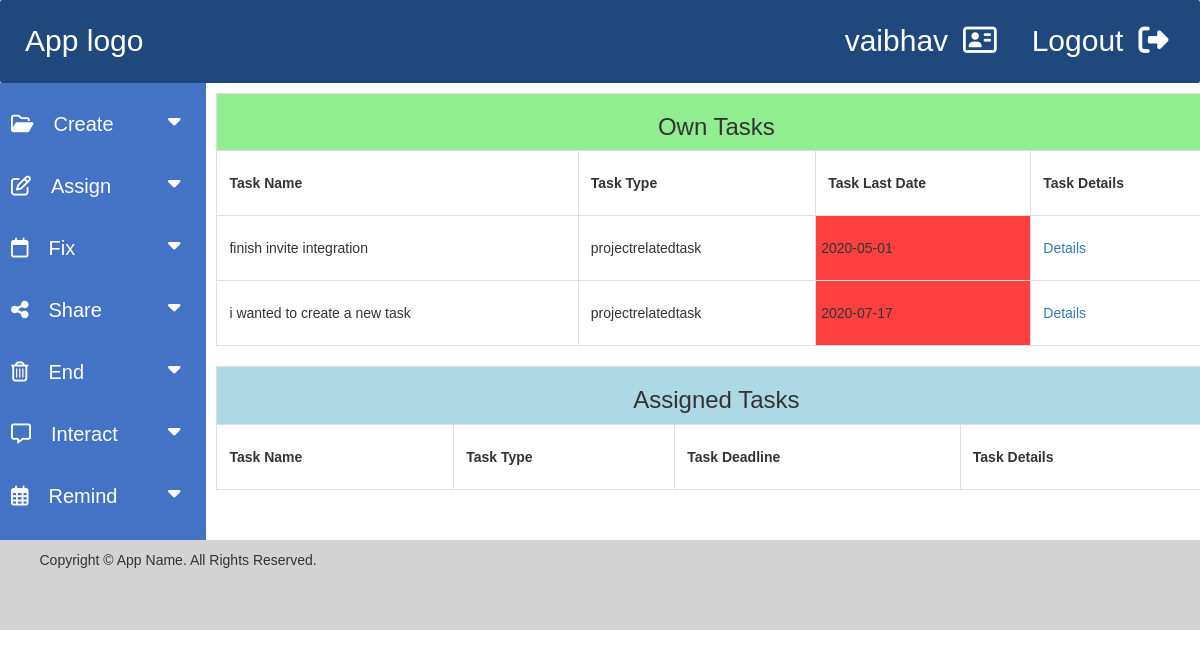
Screenshot of /alltasks.php (signed in) with the database file from the repository.
### tables this page shows
CREATE TABLE `createtasks` (
  `id` int NOT NULL,
  `taskname` varchar(255) NOT NULL,
  `tasktype` varchar(255) NOT NULL,
  `tasklastdate` date NOT NULL,
  `taskdesc` text NOT NULL,
  `taskdate` date NOT NULL,
  `userid` int NOT NULL
);

### alltasks.php (the view, shortened to what this page needs)
<?php
include_once 'source/db_connect.php';
$id = $_SESSION['id'];
$query = "select * from createtasks where userid = $id";
$result_task =$conn->prepare($query);
$result_task->execute();
?>
<!DOCTYPE html>
<html lang="en">
<head>
  <link rel="stylesheet" href="https://maxcdn.bootstrapcdn.com/bootstrap/3.4.1/css/bootstrap.min.css">
<link rel="stylesheet" href="landingpage.css">
<link rel="stylesheet" href="https://cdnjs.cloudflare.com/ajax/libs/font-awesome/4.7.0/css/font-awesome.min.css">
<link rel="stylesheet" href="font-awesome.css">
</head>
<body>
  <div class="header">
    <a href="landingpage.php" style="margin-left: 5px;">App logo</a>
    <div id="logout">Logout<a href="logout.php"><i class="fas fa-sign-out-alt" style="margin-left: 15px;"></i></a></div>
    <div id="usertype"><?php echo $_SESSION['username'] ?><a href="#"><i class="far fa-address-card" style="margin-left: 15px;"></i></a></div>
 </div>
<div class="row">
<div class="sidenav" id="sidenav">
    <button class="dropdown-btn"><i class='far fa-folder-open' style="margin-right: 20px;"></i>Create
      <i class="fa fa-caret-down"></i>
    </button>
    <button class="dropdown-btn"><i class='far fa-edit' style="margin-right: 20px;"></i>Assign
      <i class="fa fa-caret-down"></i>
    </button>
    <button class="dropdown-btn"><i class="far fa-calendar" style="margin-right: 20px;"></i>Fix
      <i class="fa fa-caret-down"></i>
    </button>
    <button class="dropdown-btn"><i class="fas fa-share-alt" style="margin-right: 20px;"></i>Share
      <i class="fa fa-caret-down"></i>
    </button>
    <button class="dropdown-btn"><i class="far fa-trash-alt" style="margin-right: 20px;"></i>End
      <i class="fa fa-caret-down"></i>
    </button>
    <button class="dropdown-btn"><i class='far fa-comment-alt' style="margin-right: 20px;"></i>Interact
      <i class="fa fa-caret-down"></i>
    </button>
    <button class="dropdown-btn"><i class='far fa-calendar-alt' style="margin-right: 20px;"></i>Remind
      <i class="fa fa-caret-down"></i>
    </button>
  </div>
<div class="main" id="main">
 <table align="center" style="width:1000px; line-height:40px; border: 1px solid #ddd;">
      <tr>
        <th colspan="4" style="background-color: lightgreen; text-align:center;"><h3>Own Tasks</h3></th>
      </tr>
      <tr>
        <th style="padding:12px; border: 1px solid #ddd;">Task Name</th>
        <th style="padding:12px; border: 1px solid #ddd;">Task Type</th>
        <th style="padding:12px; border: 1px solid #ddd;">Task Last Date</th>
        <th style="padding:12px; border: 1px solid #ddd;">Task Details</th>
      </tr>
      <?php
        while($rows=$result_task->fetch(PDO::FETCH_ASSOC)){
          ?>
          <tr>
          <td style="padding:12px; border: 1px solid #ddd;"><?php echo $rows['taskname']; ?></td>
          <td style="padding:12px; border: 1px solid #ddd;"><?php echo $rows['tasktype']; ?></td>
          <?php if(date("Y-m-d") > $rows['tasklastdate'])
                    echo"<td style=\"padding:5px; border: 1px solid #ddd; background-color:rgba(255, 0, 0, 0.75);\">".$rows['tasklastdate']."</td>";
                else
                    echo"<td style=\"padding:5px; border: 1px solid #ddd;\">".$rows['tasklastdate']."</td>";
          ?>
          <td style="padding:12px; border: 1px solid #ddd;"><?php echo "<a href = 'taskdetails.php?rn=$rows[id]'>"; ?>Details</td>
        </tr>
        <?php
        }
          ?>
 </table>
 <br>
 <table align="center" style="width:1000px; line-height:40px; border: 1px solid #ddd;">
      <tr>
        <th colspan="4" style="background-color:lightblue; text-align:center;"><h3>Assigned Tasks</h3></th>
      </tr>
      <tr>
        <th style="padding:12px; border: 1px solid #ddd;">Task Name</th>
        <th style="padding:12px; border: 1px solid #ddd;">Task Type</th>
        <th style="padding:12px; border: 1px solid #ddd;">Task Deadline</th>
        <th style="padding:12px; border: 1px solid #ddd;">Task Details</th>
      </tr>
 </table>
 <br>
   <br>
</div>
</div>
<div class="footer">
    <p class="copyright">Copyright © App Name. All Rights Reserved.</p>
</div>
</body>
</html>

### landingpage.css (style rules this page uses)
* { box-sizing: border-box; }
body { font-family: Arial, Helvetica, sans-serif; }
.header { background-color: #1f497d; padding: 20px; color:white; font-size: 30px; position: -webkit-sticky; position: sticky; top:0; border-radius:2px ; z-index: 100; }
.header a { color:white; }
#usertype { float: right; color: white; margin-right: 3%; }
#logout { float: right; color: white; margin-right: 1%; }
.sidenav { float: left; width: 18%; padding: 10px; height: auto; background: #4472C4; }
.main { background-color: white; float: left; width: 80%; padding: 10px; height: auto; }
.dropdown-btn { padding: 6px 8px 6px 16px; text-decoration: none; font-size: 20px; color: white; display: block; border: none; line-height: 2.5; background: none; width: 100%; text-align: left; cursor: pointer; outline: none; }
.fa-caret-down { float: right; margin-top: 12.5px; padding-right: 8px; }
.row:after { content: ""; display: table; clear: both; }
.footer { background-color: lightgrey; padding: 10px; height: 90px; }
.copyright { margin-left:2.5%; }

### rows the page displays
createtasks: taskname "finish invite integration", tasktype "projectrelatedtask", tasklastdate "2020-05-01"
createtasks: taskname "i wanted to create a new task", tasktype "projectrelatedtask", tasklastdate "2020-07-17"

### other values shown
$_SESSION['username'] "vaibhav"
